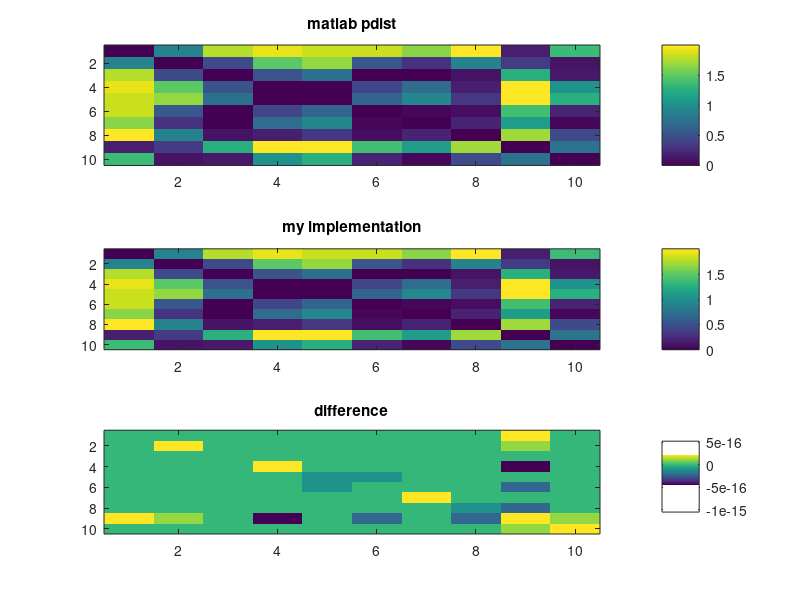

Write the MATLAB code that produced this figure.
% Test if my equation for correlation distance is correct
clear; close all; clc;

N = 10;
X = rand(N,3);
% definition
D = pdist(X,'correlation')


% my test
M = zeros(N,N);
for i = 1:N
    xi = X(i,:);
    xi_m = mean(xi);
    for j = 1:N
        xj = X(j,:);
        xj_m = mean(xj);
        M(i,j) = 1 - (xi-xi_m)*(xj-xj_m)'/(norm(xi-xi_m)*norm(xj-xj_m));
    end
end
Dsq = squareform(D)
M

% PASSED SUCCESSFULLY !

figure
subplot(3,1,1)
imagesc(Dsq)
title('matlab pdist')
colorbar
subplot(3,1,2)
imagesc(M)
title('my implementation')
colorbar
subplot(3,1,3)
imagesc(Dsq-M)
title('difference')
colorbar